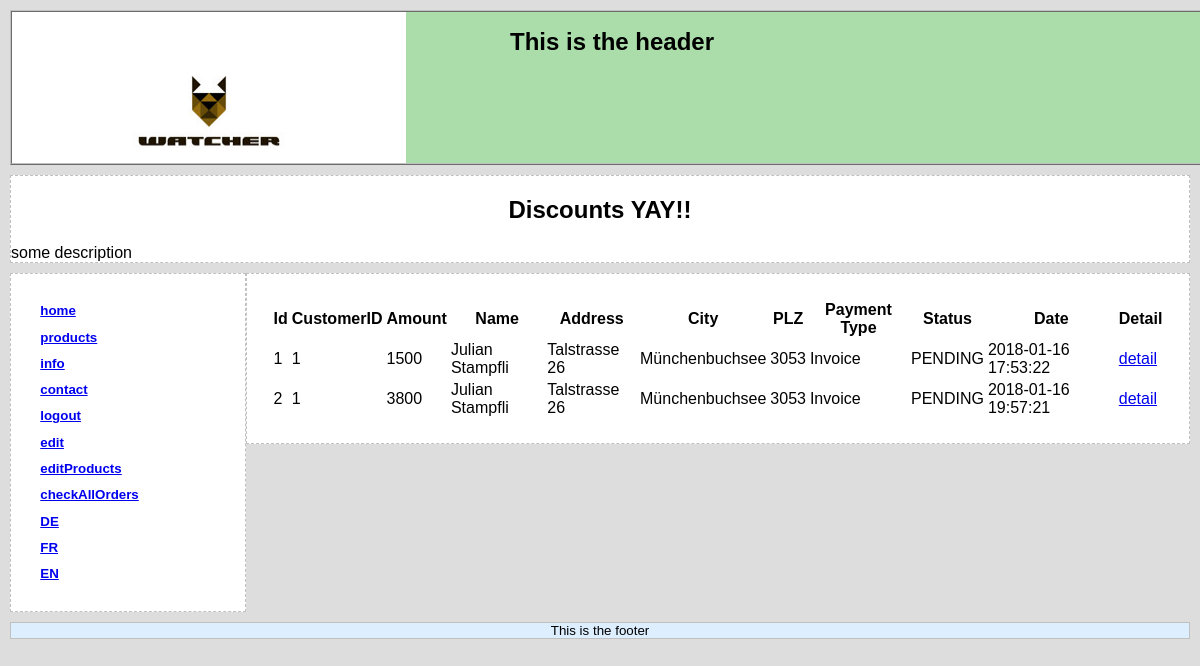
The app's page /index.php?lang=de&action=checkAllOrders&controller=admin (signed in) with its own data.
### tables this page shows
CREATE TABLE `tbl_order` (
  `id` int(11) NOT NULL,
  `customer_id` int(11) NOT NULL,
  `amount` double NOT NULL,
  `name` varchar(255) NOT NULL,
  `address` varchar(255) NOT NULL,
  `city` varchar(255) NOT NULL,
  `state` varchar(255) NOT NULL,
  `zip` varchar(255) NOT NULL,
  `country` varchar(255) NOT NULL,
  `payment_type` varchar(255) NOT NULL,
  `order_status` varchar(255) NOT NULL,
  `order_at` datetime NOT NULL
);

### view/View.class.php (called while the page is built, shortened)
<?php
class View {
	private $controller;
	public function __construct(Controller $controller) {
		$this->controller = $controller;
	}
	public function render($tpl) {
		$data = $this->controller->getData();
		include  __DIR__ ."/main.php";
	}
}

### controller/AdminController.class.php (called while the page is built, shortened)
<?php
require_once 'autoloader.php';
class AdminController extends Controller{
    public function checkAllOrders(Request $request){
        $shoppingCart = new ShoppingCart();
        $this->data = $shoppingCart->getAllOrders();
    }
}

### autoloader.php (called while the page is built, shortened)
<?php
spl_autoload_register(function($class_name){
	$dirs = [
		'lib/',
		'controller/',
		'model/',
		'mailer/',
		'view/'
	];
	foreach($dirs as $dir) {
		$file = __DIR__."/$dir$class_name.class.php";
		if(file_exists($file)) {
			break;
		}
	}
});

### lib/DB.class.php (called while the page is built, shortened)
<?php
class DB {
	private $host = "localhost";
	private $user = "root";
	private $password = "";
	private $database = "watcher";
	private $conn;
	function __construct() {
		$this->conn = $this->connectDB();
	}
	function connectDB() {
		$conn = mysqli_connect($this->host,$this->user,$this->password,$this->database);
		return $conn;
	}
	function getDBResult($query, $params = array())
    {
        $sql_statement = $this->conn->prepare($query);
        $sql_statement->execute();
        $result = $sql_statement->get_result();
        if ($result->num_rows > 0) {
            while ($row = $result->fetch_assoc()) {
                $resultset[] = $row;
            }
        }
        if (! empty($resultset)) {
            return $resultset;
        }
    }
}

### model/ShoppingCart.class.php (called while the page is built, shortened)
<?php
require_once 'autoloader.php';
class ShoppingCart{
    private $db;
    function __construct(){
        $this->db = new DB();
    }
    function getAllOrders(){
        $query = "SELECT * FROM tbl_order";
        $orderResult = $this->db->getDBResult($query);
        return $orderResult;
    }
}

### controller/Controller.class.php (called while the page is built, shortened)
<?php
require_once 'autoloader.php';
abstract class Controller {
	protected $data = [];
    public function getData(){
		return $this->data;
    }
}

### view/checkAllOrders.php (the view)
<table>
    <tr>
        <th>Id</th>
        <th>CustomerID</th>
        <th>Amount</th>
        <th>Name</th>
        <th>Address</th>
        <th>City</th>
        <th>PLZ</th>
        <th>Payment Type</th>
        <th>Status</th>
        <th>Date</th>
        <th>Detail</th>
    </tr>
    <?php
        foreach($data as $order){
            echo "<tr>";
            echo "<td>".$order["id"]."</td>";
            echo "<td>".$order["customer_id"]."</td>";
            echo "<td>".$order["amount"]."</td>";
            echo "<td>".$order["name"]."</td>";
            echo "<td>".$order["address"]."</td>";
            echo "<td>".$order["city"]."</td>";
            echo "<td>".$order["zip"]."</td>";
            echo "<td>".$order["payment_type"]."</td>";
            echo "<td>".$order["order_status"]."</td>";
            echo "<td>".$order["order_at"]."</td>";
            echo "<td><a href='index.php?controller=admin&action=orderDetail&id=".$order["id"]."'>detail<a/></td>";
            echo "</tr>";
        }
    ?>
</table>

### Style/style.css (style rules this page uses)
body { color: black; background-color: #DDD; font-family: Helvetica,Arial,sans-serif; margin: 0; padding: 0; }

### records on screen
tbl_order: id "1", customer "1", amount "1500", name "Julian Stampfli", address "Talstrasse 26", city "Münchenbuchsee", zip "3053", payment_type "Invoice", order_status "PENDING", order_at "2018-01-16 17:53:22"
tbl_order: id "2", customer "1", amount "3800", name "Julian Stampfli", address "Talstrasse 26", city "Münchenbuchsee", zip "3053", payment_type "Invoice", order_status "PENDING", order_at "2018-01-16 19:57:21"

### other values on screen
$nav["actionCall"] "home"
$nav["actionCall"] "products"
$nav["actionCall"] "info"
$nav["actionCall"] "contact"
$nav["actionCall"] "logout"
$nav["actionCall"] "edit"
$nav["actionCall"] "editProducts"
$nav["actionCall"] "checkAllOrders"
$lang "DE"
$lang "FR"
$lang "EN"
